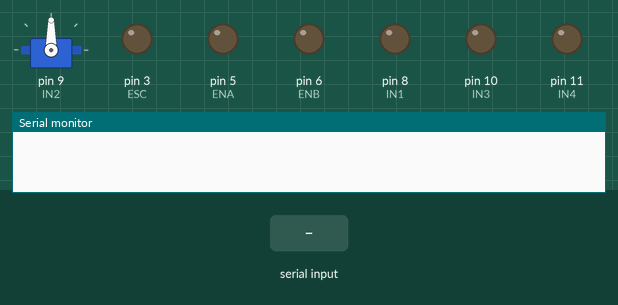
This sketch was run on a simulated Arduino Nano, built with avr-gcc and run on an emulated ATmega328P. On the bench: servo, output pins drawn as LEDs (lit = HIGH), the last lines printed to the serial monitor. The inputs (shaded band) are chosen by the test bench.

Above: at 1.2 s.
1.3 s: "L" received over Serial
At 2.4 s:
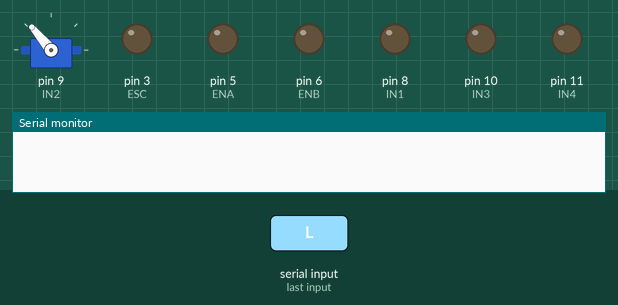
2.8 s: "R" received over Serial
At 3.5 s:
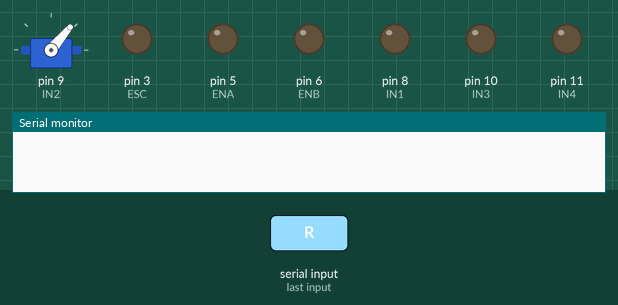
4.3 s: "U" received over Serial
At 4.7 s:
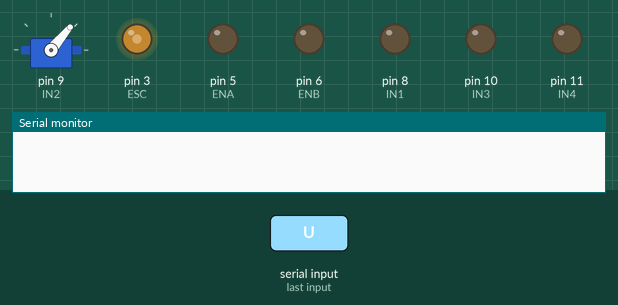
5.8 s: "D" received over Serial
At 7.0 s:
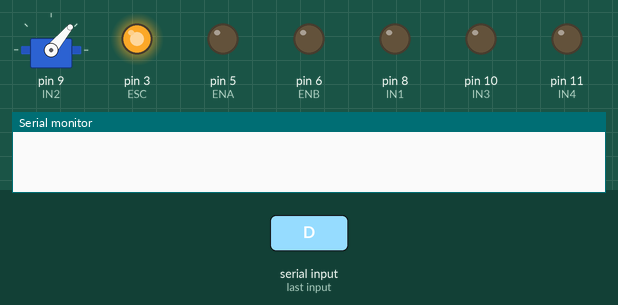
7.3 s: "L" received over Serial
At 8.1 s:
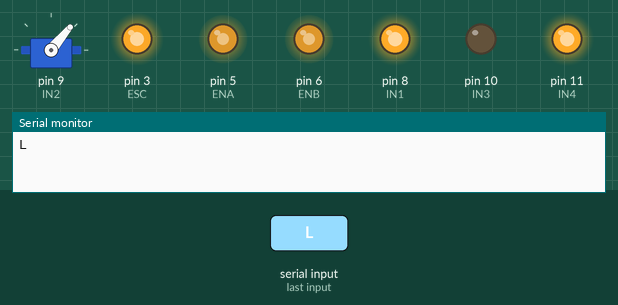
8.8 s: "S" received over Serial
At 9.3 s:
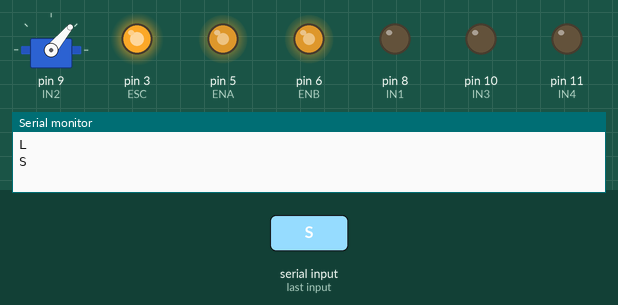
Timing chart, 0 to 11.3 s (numbered marks = the images above; inputs shaded):
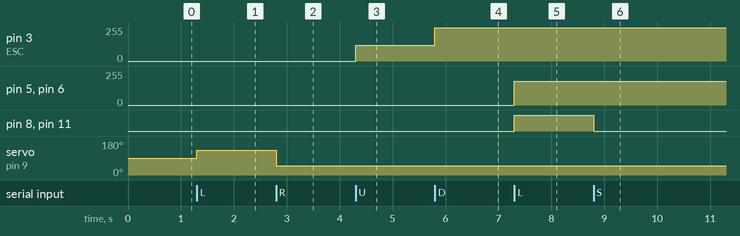

The sketch:

Propeller_Servocontroller.ino
```cpp
#include <Servo.h>
#define Spoint 90
#define left 130
#define right 50
#define ESC 3
#define ENA 5
#define ENB 6

#define IN1 8
#define IN2 9
#define IN3 10
#define IN4 11


#define Speed 180

Servo servo;
void setup() {
  Serial.begin(9600);
  servo.attach(9);
  servo.write(Spoint);
  pinMode(ESC, OUTPUT);
   pinMode(IN1, OUTPUT);
  pinMode(IN2, OUTPUT);
  pinMode(IN3, OUTPUT);
  pinMode(IN4, OUTPUT);

}

void loop() {
    if (Serial.available() > 0) {
      char value = Serial.read();

      if (value == 'L') {
        servo.write(left);
        delay(10);
      } else if (value == 'R') {
        servo.write(right);
        delay(10);
       } else if (value == 'U') {
        analogWrite(ESC, 120);
        delay(10);
      } else if (value == 'D') {
        analogWrite(ESC, 250);
        delay(10);
      } else if (value == 'S') {
        servo.write(Spoint);
        analogWrite(ESC, 187);
        delay(10);
      }
    }
 if (Serial.available() > 0) {
    char value = Serial.read();
    Serial.println(value);

    if (value == 'U') {
      Forward();
    } else if (value == 'D') {
      Backward();
    } else if (value == 'S') {
      Stop();
    } else if (value == 'L') {
      Left();
    } else if (value == 'R') {
      Right();
    }
  }
}


/*modified Bluetooth control car with Arduino Nano
   Home Page
*/


void Forward() {
  analogWrite(ENA, Speed);
  analogWrite(ENB, Speed);
  digitalWrite(IN1, HIGH);
  digitalWrite(IN2, LOW);
  digitalWrite(IN3, HIGH);
  digitalWrite(IN4, LOW);
}
void Backward() {
  analogWrite(ENA, Speed);
  analogWrite(ENB, Speed);
  digitalWrite(IN1, LOW);
  digitalWrite(IN2, HIGH);
  digitalWrite(IN3, LOW);
  digitalWrite(IN4, HIGH);
}
void Stop() {
  digitalWrite(IN1, LOW);
  digitalWrite(IN2, LOW);
  digitalWrite(IN3, LOW);
  digitalWrite(IN4, LOW);
}
void Left() {
  analogWrite(ENA, Speed);
  analogWrite(ENB, Speed);
  digitalWrite(IN1, HIGH);
  digitalWrite(IN2, LOW);
  digitalWrite(IN3, LOW);
  digitalWrite(IN4, HIGH);
}
void Right() {
  analogWrite(ENA, Speed);
  analogWrite(ENB, Speed);
  digitalWrite(IN1, LOW);
  digitalWrite(IN2, HIGH);
  digitalWrite(IN3, HIGH);
  digitalWrite(IN4, LOW);
}
```

Measured:
- after the input at 1.3 s, servo on pin 9 (IN2): 90° → 130° at once
- after the input at 2.8 s, servo on pin 9 (IN2): 130° → 50° at once
- after the input at 4.3 s, pin 3 (ESC): 0/255 → 120/255 at once
- after the input at 5.8 s, pin 3 (ESC): 120/255 → 250/255 at once
- after the input at 7.3 s, pin 5 (ENA), pin 6 (ENB): 0/255 → 180/255 at once; pin 8 (IN1), pin 11 (IN4): LOW → HIGH at once
- after the input at 8.8 s, pin 8 (IN1), pin 11 (IN4): HIGH → LOW at once
